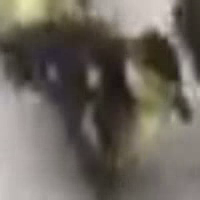
#> input picture frame 26 of Reto5-Vision/tracked_duck.avi, 200 x 200 px
$ python extractimages.py
#> lines starting #> are read from the running program, lines starting #| are printed output that depends on the picture
import cv2

cap = cv2.VideoCapture("tracked_duck.avi")
count = 0

# Definir la nueva resolución que deseas (por ejemplo, duplicar el tamaño)
new_width = 1920  # ancho de la imagen deseado
new_height = 1080  # altura de la imagen deseada

while cap.isOpened():
    ret, frame = cap.read()
#> frame is the input picture: shape (200, 200, 3); mean B, G, R 94.5, 103.1, 109.3
    if not ret:
        break

    if count % 10 == 0:
        # Redimensionar el frame a la nueva resolución
        resized_frame = cv2.resize(frame, (new_width, new_height), interpolation=cv2.INTER_CUBIC)
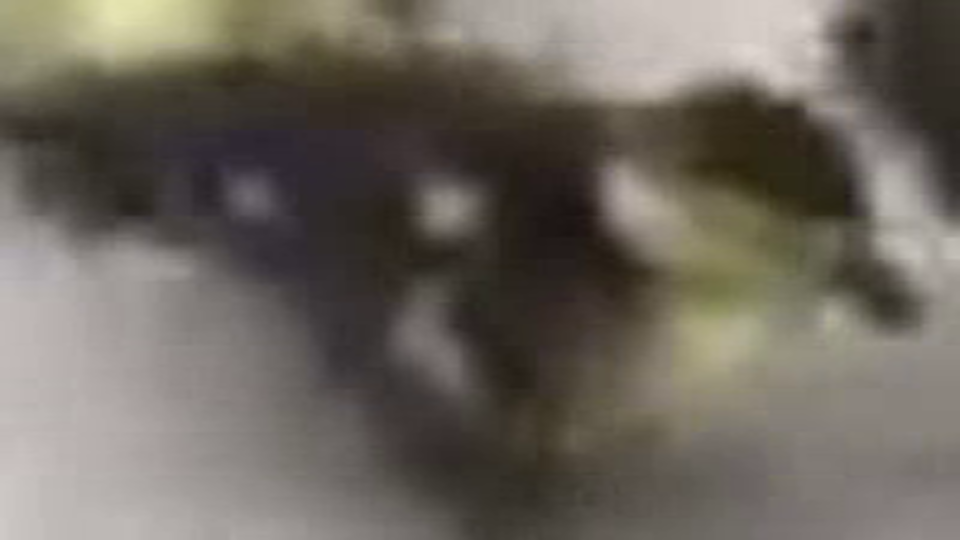
#> resized_frame: shape (1080, 1920, 3) (shown at 1/2 size); mean B, G, R 94.5, 103.1, 109.3
        # Guardar el frame redimensionado
        cv2.imwrite(f"FRAMES/frame_{count:04d}.jpg", resized_frame)

    count += 1

cap.release()

$ run again, starting later in the video
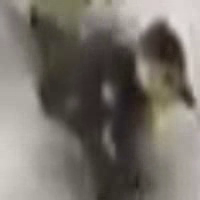
#> input picture frame 117 of Reto5-Vision/tracked_duck.avi, 200 x 200 px
#> frame is the input picture: shape (200, 200, 3); mean B, G, R 105.5, 112.9, 118.4
#> `resized_frame = cv2.resize(frame, (new_width, new_height), interpolati..`:
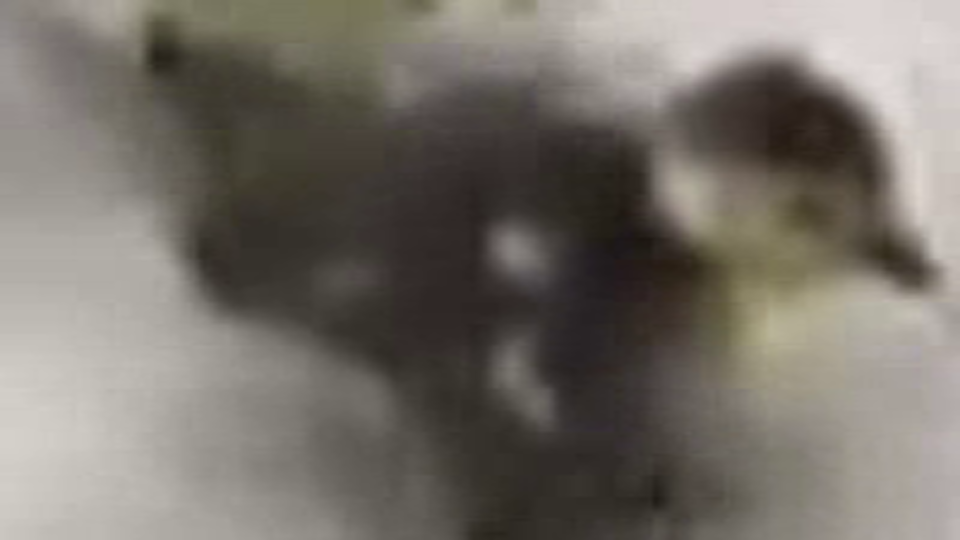
#> resized_frame: shape (1080, 1920, 3) (shown at 1/2 size); mean B, G, R 105.5, 112.9, 118.4

$ run again, starting later in the video
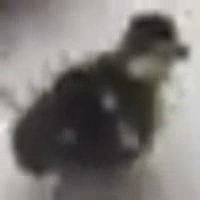
#> input picture frame 209 of Reto5-Vision/tracked_duck.avi, 200 x 200 px
#> frame is the input picture: shape (200, 200, 3); mean B, G, R 115.7, 118.6, 122.8
#> `resized_frame = cv2.resize(frame, (new_width, new_height), interpolati..`:
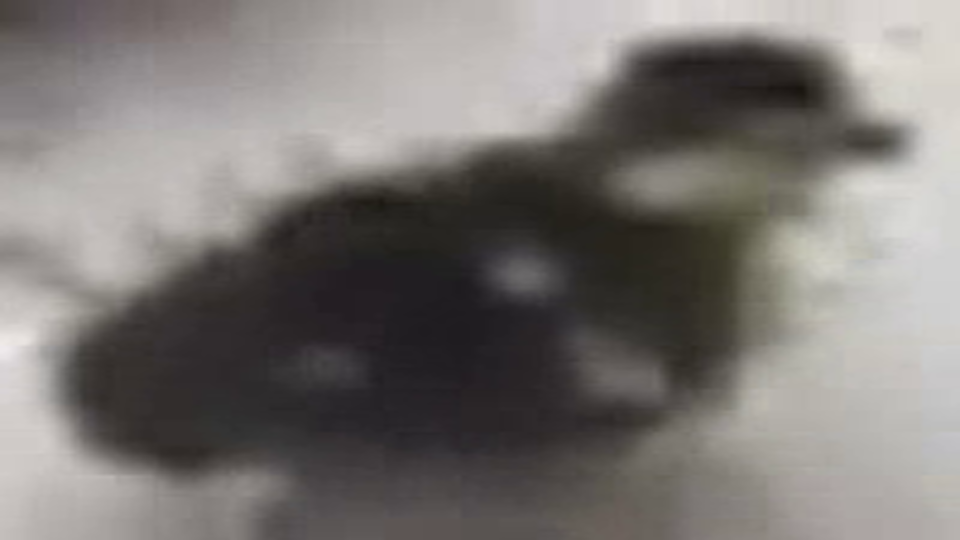
#> resized_frame: shape (1080, 1920, 3) (shown at 1/2 size); mean B, G, R 115.7, 118.6, 122.8
